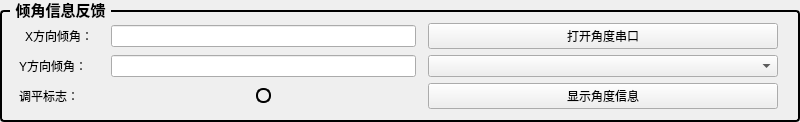
         <widget class="QGroupBox" name="groupBox_20">
          <property name="sizePolicy">
           <sizepolicy hsizetype="Minimum" vsizetype="Maximum">
            <horstretch>0</horstretch>
            <verstretch>0</verstretch>
           </sizepolicy>
          </property>
          <property name="minimumSize">
           <size>
            <width>800</width>
            <height>0</height>
           </size>
          </property>
          <property name="maximumSize">
           <size>
            <width>900</width>
            <height>120</height>
           </size>
          </property>
          <property name="font">
           <font>
            <family>Microsoft YaHei UI</family>
            <pointsize>11</pointsize>
            <bold>true</bold>
           </font>
          </property>
          <property name="styleSheet">
           <string notr="true">QGroupBox {
    border: 2px solid #000000; /* 2px宽的黑色边框，可根据需要调整粗细和颜色 */
    border-radius: 4px; /* 可选：添加边框圆角 */
    margin-top: 10px; /* 为标题留出空间 */
}
QGroupBox::title {
    subcontrol-origin: margin;
    subcontrol-position: top left; /* 标题位置 */
    left: 10px; /* 标题左侧间距 */
    padding: 0 3px 0 3px; /* 标题文字周围留白 */
}</string>
          </property>
          <property name="title">
           <string>倾角信息反馈</string>
          </property>
          <layout class="QGridLayout" name="gridLayout_5">
           <item row="0" column="0">
            <widget class="QLabel" name="label_163">
             <property name="sizePolicy">
              <sizepolicy hsizetype="Minimum" vsizetype="Preferred">
               <horstretch>0</horstretch>
               <verstretch>0</verstretch>
              </sizepolicy>
             </property>
             <property name="maximumSize">
              <size>
               <width>120</width>
               <height>16777215</height>
              </size>
             </property>
             <property name="text">
              <string>X方向倾角：</string>
             </property>
             <property name="alignment">
              <set>Qt::AlignCenter</set>
             </property>
            </widget>
           </item>
           <item row="0" column="1">
            <widget class="QLineEdit" name="AngleX">
             <property name="sizePolicy">
              <sizepolicy hsizetype="Minimum" vsizetype="Fixed">
               <horstretch>0</horstretch>
               <verstretch>0</verstretch>
              </sizepolicy>
             </property>
             <property name="minimumSize">
              <size>
               <width>305</width>
               <height>0</height>
              </size>
             </property>
             <property name="maximumSize">
              <size>
               <width>150</width>
               <height>16777215</height>
              </size>
             </property>
            </widget>
           </item>
           <item row="0" column="2">
            <widget class="QPushButton" name="btnOpenAngleCOM">
             <property name="sizePolicy">
              <sizepolicy hsizetype="Minimum" vsizetype="Preferred">
               <horstretch>0</horstretch>
               <verstretch>0</verstretch>
              </sizepolicy>
             </property>
             <property name="minimumSize">
              <size>
               <width>350</width>
               <height>0</height>
              </size>
             </property>
             <property name="maximumSize">
              <size>
               <width>200</width>
               <height>16777215</height>
              </size>
             </property>
             <property name="text">
              <string>打开角度串口</string>
             </property>
            </widget>
           </item>
           <item row="1" column="0">
            <widget class="QLabel" name="label_340">
             <property name="sizePolicy">
              <sizepolicy hsizetype="Preferred" vsizetype="Preferred">
               <horstretch>0</horstretch>
               <verstretch>0</verstretch>
              </sizepolicy>
             </property>
             <property name="minimumSize">
              <size>
               <width>80</width>
               <height>0</height>
              </size>
             </property>
             <property name="maximumSize">
              <size>
               <width>80</width>
               <height>16777215</height>
              </size>
             </property>
             <property name="text">
              <string>Y方向倾角：</string>
             </property>
            </widget>
           </item>
           <item row="1" column="1">
            <widget class="QLineEdit" name="AngleY">
             <property name="sizePolicy">
              <sizepolicy hsizetype="Minimum" vsizetype="Fixed">
               <horstretch>0</horstretch>
               <verstretch>0</verstretch>
              </sizepolicy>
             </property>
             <property name="minimumSize">
              <size>
               <width>305</width>
               <height>0</height>
              </size>
             </property>
             <property name="maximumSize">
              <size>
               <width>150</width>
               <height>16777215</height>
              </size>
             </property>
            </widget>
           </item>
           <item row="1" column="2">
            <widget class="QComboBox" name="comboBoxPortNameAngle">
             <property name="sizePolicy">
              <sizepolicy hsizetype="Minimum" vsizetype="Preferred">
               <horstretch>0</horstretch>
               <verstretch>0</verstretch>
              </sizepolicy>
             </property>
             <property name="minimumSize">
              <size>
               <width>350</width>
               <height>0</height>
              </size>
             </property>
             <property name="maximumSize">
              <size>
               <width>200</width>
               <height>30</height>
              </size>
             </property>
            </widget>
           </item>
           <item row="2" column="0">
            <widget class="QLabel" name="label_330">
             <property name="sizePolicy">
              <sizepolicy hsizetype="Preferred" vsizetype="Preferred">
               <horstretch>0</horstretch>
               <verstretch>0</verstretch>
              </sizepolicy>
             </property>
             <property name="maximumSize">
              <size>
               <width>90</width>
               <height>16777215</height>
              </size>
             </property>
             <property name="text">
              <string>调平标志：</string>
             </property>
            </widget>
           </item>
           <item row="2" column="1">
            <layout class="QHBoxLayout" name="horizontalLayout_124">
             <item>
              <widget class="QLabel" name="lbl_SymbolAll">
               <property name="sizePolicy">
                <sizepolicy hsizetype="Minimum" vsizetype="Minimum">
                 <horstretch>0</horstretch>
                 <verstretch>0</verstretch>
                </sizepolicy>
               </property>
               <property name="minimumSize">
                <size>
                 <width>15</width>
                 <height>15</height>
                </size>
               </property>
               <property name="maximumSize">
                <size>
                 <width>15</width>
                 <height>15</height>
                </size>
               </property>
               <property name="styleSheet">
                <string notr="true">border-radius: 7px; 
border: 2px solid black; </string>
               </property>
               <property name="text">
                <string/>
               </property>
              </widget>
             </item>
            </layout>
           </item>
           <item row="2" column="2">
            <widget class="QPushButton" name="btn_ShowAngle">
             <property name="sizePolicy">
              <sizepolicy hsizetype="Minimum" vsizetype="Maximum">
               <horstretch>0</horstretch>
               <verstretch>0</verstretch>
              </sizepolicy>
             </property>
             <property name="minimumSize">
              <size>
               <width>350</width>
               <height>0</height>
              </size>
             </property>
             <property name="maximumSize">
              <size>
               <width>200</width>
               <height>16777215</height>
              </size>
             </property>
             <property name="text">
              <string>显示角度信息</string>
             </property>
            </widget>
           </item>
          </layout>
         </widget>
